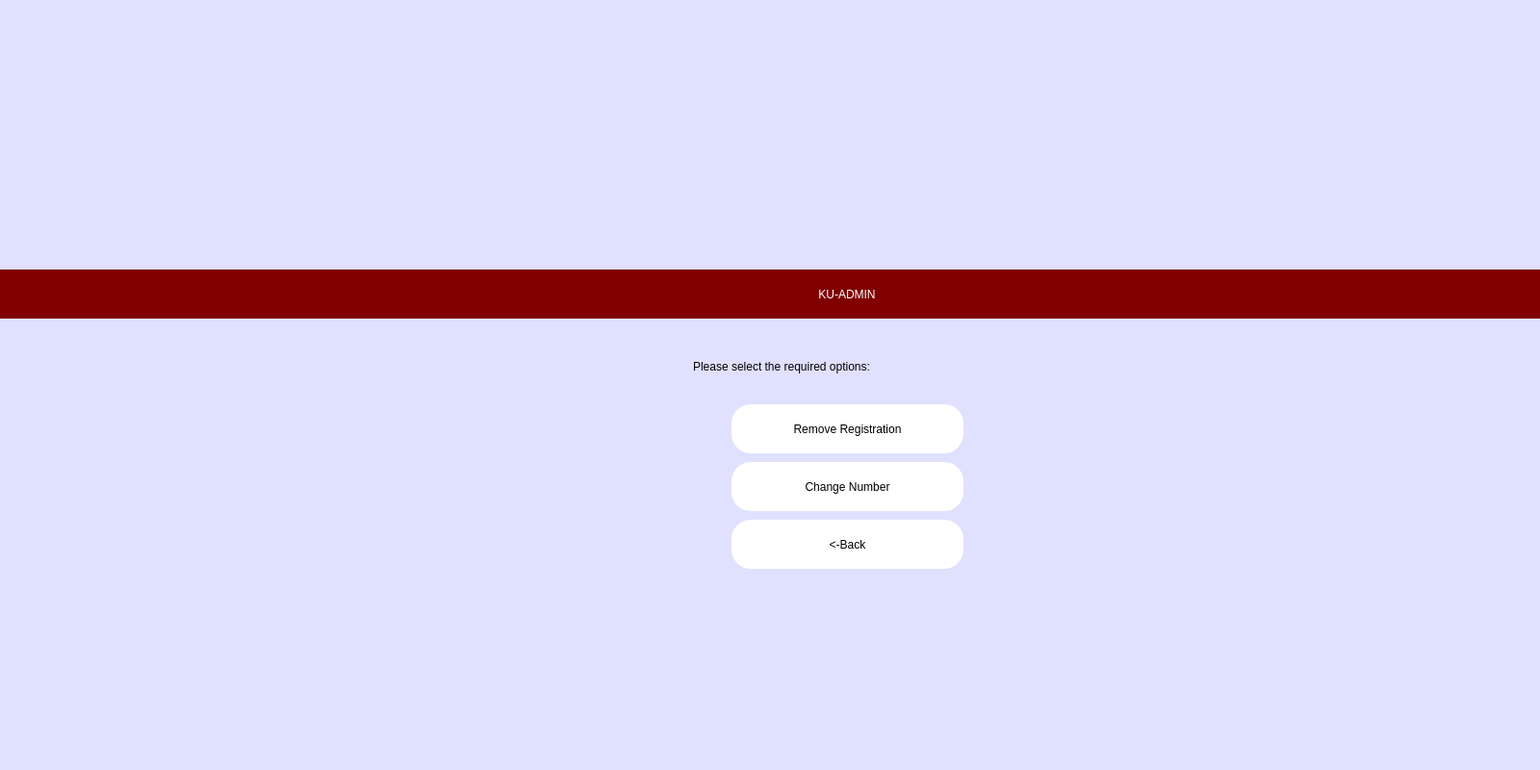
<?xml version="1.0" encoding="UTF-8"?>
<ui version="4.0">
 <class>reg_admin</class>
 <widget class="QMainWindow" name="reg_admin">
  <property name="geometry">
   <rect>
    <x>0</x>
    <y>0</y>
    <width>1600</width>
    <height>800</height>
   </rect>
  </property>
  <property name="windowTitle">
   <string>iCardSIS</string>
  </property>
  <property name="styleSheet">
   <string notr="true">background-color: rgb(224, 225, 255);</string>
  </property>
  <widget class="QWidget" name="centralwidget">
   <widget class="QLabel" name="label_3">
    <property name="geometry">
     <rect>
      <x>720</x>
      <y>360</y>
      <width>341</width>
      <height>41</height>
     </rect>
    </property>
    <property name="styleSheet">
     <string notr="true">font: 700 14pt &quot;Times New Roman&quot;;</string>
    </property>
    <property name="text">
     <string>Please select the required options:</string>
    </property>
   </widget>
   <widget class="QPushButton" name="pushButton_change">
    <property name="geometry">
     <rect>
      <x>760</x>
      <y>480</y>
      <width>241</width>
      <height>51</height>
     </rect>
    </property>
    <property name="styleSheet">
     <string notr="true">QPushButton{color: black;

border-radius: 20px;
font: 700 13pt Times New Roman;
background-color: white

}
QPushButton:pressed{background-color: rgb(170, 0, 0);}</string>
    </property>
    <property name="text">
     <string>Change Number</string>
    </property>
   </widget>
   <widget class="QPushButton" name="pushButton_back_3">
    <property name="geometry">
     <rect>
      <x>760</x>
      <y>540</y>
      <width>241</width>
      <height>51</height>
     </rect>
    </property>
    <property name="styleSheet">
     <string notr="true">QPushButton{color: black;

border-radius: 20px;
font: 700 13pt Times New Roman;
background-color: white

}
QPushButton:pressed{background-color: rgb(170, 0, 0);}</string>
    </property>
    <property name="text">
     <string>&lt;-Back</string>
    </property>
   </widget>
   <widget class="QPushButton" name="pushButton_regremove">
    <property name="geometry">
     <rect>
      <x>760</x>
      <y>420</y>
      <width>241</width>
      <height>51</height>
     </rect>
    </property>
    <property name="styleSheet">
     <string notr="true">QPushButton{color: black;

border-radius: 20px;
font: 700 13pt Times New Roman;
background-color: white

}
QPushButton:pressed{background-color: rgb(170, 0, 0);}</string>
    </property>
    <property name="text">
     <string>Remove Registration</string>
    </property>
   </widget>
   <widget class="QLabel" name="label">
    <property name="geometry">
     <rect>
      <x>750</x>
      <y>40</y>
      <width>190</width>
      <height>190</height>
     </rect>
    </property>
    <property name="text">
     <string/>
    </property>
    <property name="pixmap">
     <pixmap resource="resource.qrc">:/image/images/4.jpg</pixmap>
    </property>
    <property name="scaledContents">
     <bool>true</bool>
    </property>
   </widget>
   <widget class="QLabel" name="label_2">
    <property name="geometry">
     <rect>
      <x>-20</x>
      <y>280</y>
      <width>1800</width>
      <height>51</height>
     </rect>
    </property>
    <property name="styleSheet">
     <string notr="true">font: 700 16pt Times New Roman;
color:white;
background-color: maroon</string>
    </property>
    <property name="text">
     <string>KU-ADMIN</string>
    </property>
    <property name="alignment">
     <set>Qt::AlignCenter</set>
    </property>
   </widget>
  </widget>
 </widget>
 <resources>
  <include location="resource.qrc"/>
 </resources>
 <connections/>
</ui>
